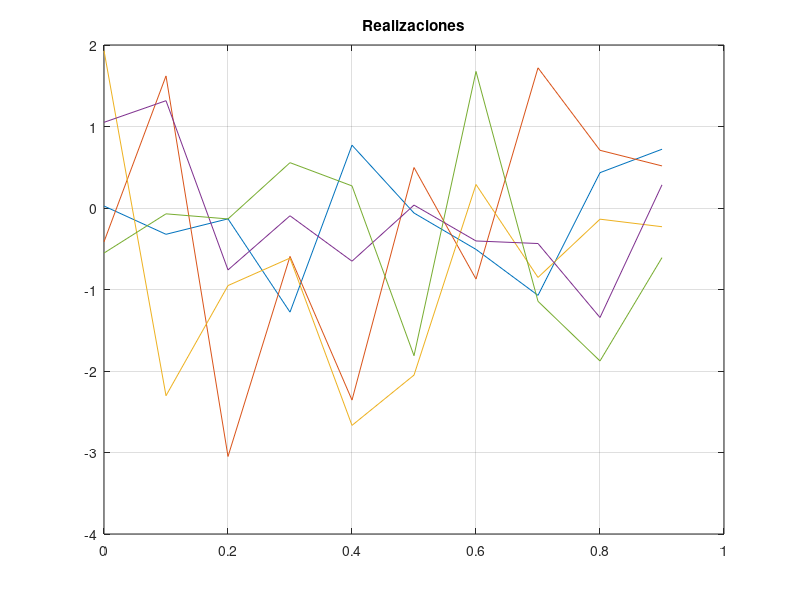

MATLAB code to generate this figure:
##Ejercicio 7 :
clc
clear
#Primero, debemos realizar distintas realizaciones de una señal aleatoria.
#Supongamos un par de datos fijos :

fm=10;
tini=0;
tfin=1;
T=1/fm;
t=tini:T:tfin-T;
cant_muestras = 5;
M=randn(cant_muestras,length(t));
figure(1)
plot(t,M)
title("Realizaciones")
grid on
hold on

##Ahora, calculamos las medias.
#Para eso, la funcion MEAN calcula la media de la matriz en la dimension que le de
#Lo mismo la funcion Varianza
media_c=mean(M);
varianza_c=var(M);
tolerancia=0.001;
es_estacionaria=1;
primer_media=media_c(1);
primer_varianza=varianza_c(1);
for i=1:length(cant_muestras);
    if((media_c(i)>(primer_media+tolerancia)) || (media_c(i)<primer_media-tolerancia))
        es_estacionaria=0;
    endif
    if((varianza_c(i)>(primer_varianza+tolerancia)) || (varianza_c(i)<primer_varianza-tolerancia))
        es_estacionaria=0;
    endif
endfor
if(es_estacionaria==1)
  disp('Es estacionaria')
else
  disp('No es estacionaria')
endif

M=M';
media_c=mean(M);
varianza_c=var(M);
tolerancia=0.001;
es_ergodica=1;
primer_media=media_c(1);
primer_varianza=varianza_c(1);
for i=1:length(cant_muestras);
    if((media_c(i)>(primer_media+tolerancia)) || (media_c(i)<primer_media-tolerancia))
        es_ergodica=0;
    endif
    if((varianza_c(i)>(primer_varianza+tolerancia)) || (varianza_c(i)<primer_varianza-tolerancia))
        es_ergodica=0;
    endif
endfor
##Pequeña salvedad, para que sea ergodica tiene que ser estacionaria, asi que =
if(es_estacionaria!=1)
  es_ergodica=0;
endif
if(es_ergodica==1)
  disp('Es Ergodica')
else
  disp('No es Ergodica')
endif




